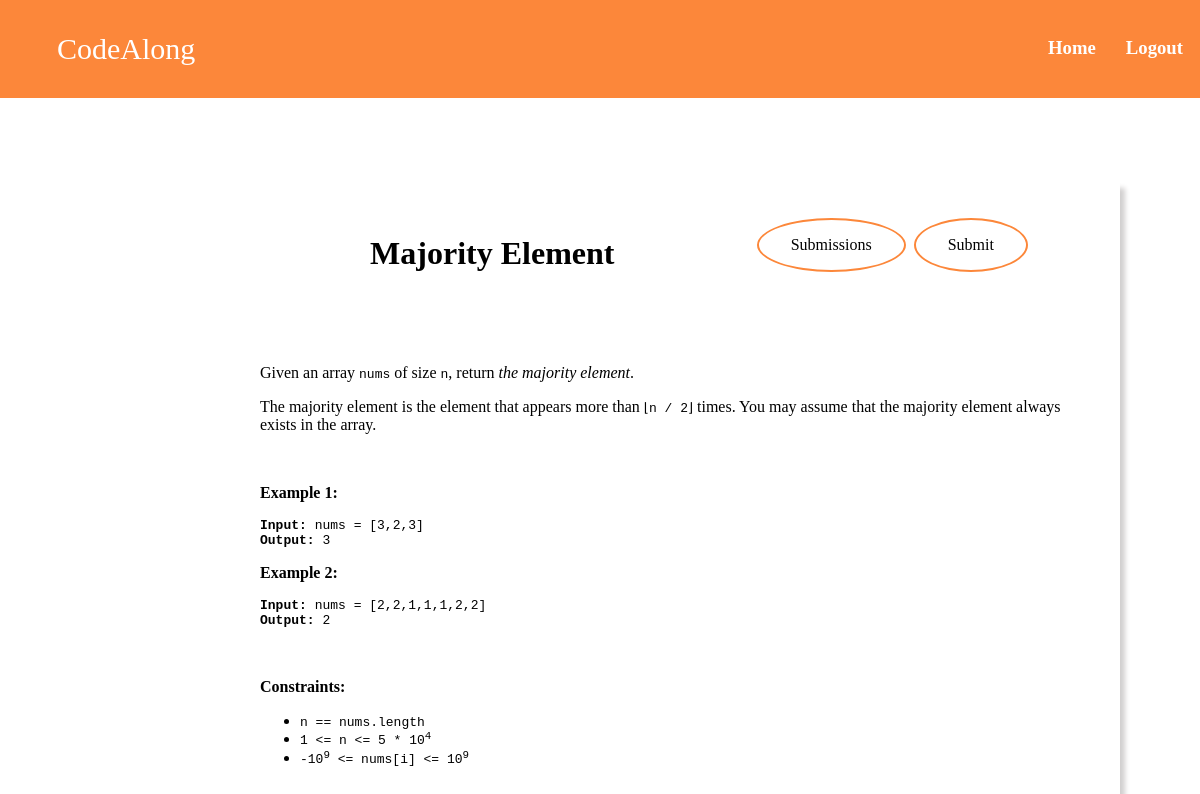
/problem/2 (signed in), run on the app's committed database.
### OJ/models.py (models this page shows, shortened)
class Problem(models.Model):
    class Meta:
        ordering = ['-date_created']
    title = models.CharField(max_length=300)
    description = FroalaField()
    status = models.CharField(max_length=10, default='Unsolved',validators=[check,])
    difficulty = models.CharField(max_length=10, default='Easy')
    time_limit = models.IntegerField(default=1)
    memory_limit = models.IntegerField(default=128)
    score = models.FloatField(default=0, validators=[score_check])
    date_created = models.DateTimeField(auto_now_add=True)
    date_modified = models.DateTimeField(auto_now=True)

### OJ/views.py (the view)
# urls.py: path('problem/<int:id>',views.problem_view,name = 'problem_view'),
@login_required(login_url='login')
def problem_view(request,id):
    data = Problem.objects.get(id=id)
    return render(request,'problem_view.html',{'data':data,'User':User})

### OJ/templates/problem_view.html
{% extends 'main.html' %} {% block content%}
<div class="nav">
    <ul class='left'>
        <li>CodeAlong</li>
    </ul>
    <ul class="right">
        <li>
            <a href='{% url "home"%}'>
                <h3>Home</h3>
            </a>
        </li>
        <li>
            <a href='{% url "logout"%}'>
                <h3>Logout</h3>
            </a>
        </li>
    </ul>
</div>
<div class="Question-view">
    <div class="Question-title">
        <ul>
            <li>
                <h1>{{data.title}}</h1><br><br><br>
            </li>
            <li>
                <a href="{% url 'submissions' data.id %}" class='button button1'>Submissions</a>
                <a href="{% url 'ide' data.id%}" class='button button1'>Submit
                </a>
            </li>
        </ul>
    </div>
    <div class="Question-content">
        <p>{{data.description|safe}}</p>
    </div>
</div>
{%endblock%}

### OJ/static/main.css (style rules this page uses)
body { margin: 0; }
.button { background-color: #fc873a; border: none; color: white; padding: 16px 32px; text-align: center; text-decoration: none; display: inline-block; font-size: 16px; margin: 4px 2px; transition-duration: 0.4s; cursor: pointer; border-radius: 50%; }
.button1 { background-color: white; color: black; border: 2px solid #fc873a; }
.nav { background-color: #fc873a; color: #fff; display: flex; justify-content: space-between; align-items: left; padding: 2px; margin-top: 0; }
.nav .left { font-size: 30px; }
.nav ul { display: flex; justify-content: space-between; list-style: none; }
.nav ul li { padding: 0 15px; }
a { text-decoration: none; color: #fff; }
.Question-view { justify-content: center; margin-top: 5rem; margin-left: 15rem; margin-right: 15rem; width: 70%; box-shadow: 5px 10px 5px #d1cfcf; padding: 20px; }
.left { align-items: left }
.right { align-items: right }
.Question-title ul { display: flex; justify-content: space-around; list-style-type: none; }
.Question-title ul li { padding: 0 15px; }

### data on the page
Problem: title "Majority Element", description "Given an array nums of size n , return the majority element . The majority element is the element that appears more than ⌊n / 2⌋ times. You may assume that the majority element always exists in the array. Example 1: Input: nums = [3,2,3] Output: 3 Example 2: Input: nums = [2,2,1,1,1,2,2] Output: 2 Constraints: n == nums.length 1 <= n <= 5 * 10 4 -10 9 <= nums[i] <= 10 9"
